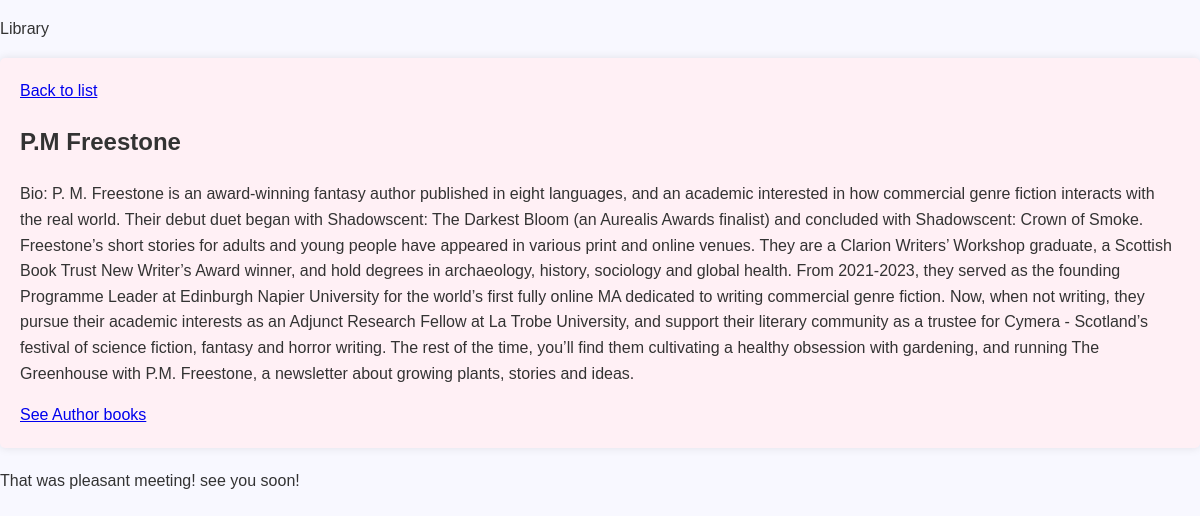
The app's page /authors/P.M Freestone with its own data.
### library/models.py (models this page shows, shortened)
class Author(models.Model):
    name = models.CharField(max_length=100)
    bio = models.TextField(blank=True)

### library/views.py (the view)
# urls.py: path("authors/<str:name>", views.author_detail,name='author_detail'),
def author_detail(request, name):
    author = Author.objects.get(name=name)
    return render(request,
                'library/authors/detail.html',
                  {'author': author})

### library/templates/library/authors/detail.html
{% extends "library/base.html" %}
{% block content %}
  <a href="{% url 'author_list' %}">Back to list</a>
  <br>
  <h2>{{ author.name }}</h2>
  <p>Bio: {{ author.bio }}</p>
  <a href="{% url 'author_books' title=author.name %}">See Author books</a>
  <br>
{% endblock %}

### library/static/css/library.css (style rules this page uses)
body { font-family: Arial, sans-serif; margin: 0; padding: 0; background-color: #f8f8ff; color: #333; line-height: 1.6; }

### records on screen
Author: name "P.M Freestone", bio "P. M. Freestone is an award-winning fantasy author published in eight languages, and an academic interested in how commercial genre fiction interacts with the real world. Their debut duet began with Shadowscent: The Darkest Bloom (an Aurealis Awards finalist) and concluded with Shadowscent: Crown of Smoke. Freestone’s short stories for adults and young people have appeared in various print and online venues. They are a Clarion Writers’ Workshop graduate, a Scottish Book Trust New Writer’s Award winner, and hold degrees in archaeology, history, sociology and global health. From 2021-2023, they served as the founding Programme Leader at Edinburgh Napier University for the world’s first fully…"
